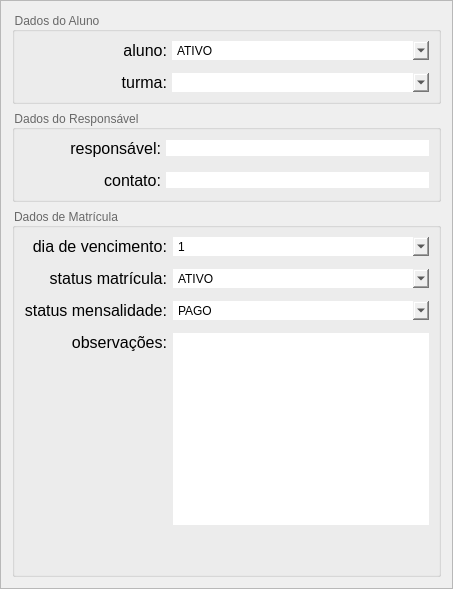
                        <widget class="QFrame" name="frame">
                         <property name="frameShape">
                          <enum>QFrame::StyledPanel</enum>
                         </property>
                         <property name="frameShadow">
                          <enum>QFrame::Raised</enum>
                         </property>
                         <layout class="QGridLayout" name="gridLayout_9">
                          <item row="2" column="0">
                           <widget class="QGroupBox" name="groupBox_dados_alunos">
                            <property name="maximumSize">
                             <size>
                              <width>500</width>
                              <height>16777215</height>
                             </size>
                            </property>
                            <property name="layoutDirection">
                             <enum>Qt::LeftToRight</enum>
                            </property>
                            <property name="styleSheet">
                             <string notr="true">QGroupBox{color: rgb(104, 104, 104)}
QLineEdit{background-color:white;border:0}
QLineEdit:hover{background-color: #e5e5e5}
</string>
                            </property>
                            <property name="title">
                             <string>Dados de Matrícula</string>
                            </property>
                            <property name="flat">
                             <bool>true</bool>
                            </property>
                            <property name="checkable">
                             <bool>false</bool>
                            </property>
                            <layout class="QGridLayout" name="gridLayout_13">
                             <property name="verticalSpacing">
                              <number>13</number>
                             </property>
                             <item row="6" column="0">
                              <widget class="QLabel" name="label_categoria_36">
                               <property name="minimumSize">
                                <size>
                                 <width>137</width>
                                 <height>0</height>
                                </size>
                               </property>
                               <property name="font">
                                <font>
                                 <family>Yu Gothic UI</family>
                                 <pointsize>12</pointsize>
                                </font>
                               </property>
                               <property name="text">
                                <string>observações:</string>
                               </property>
                               <property name="alignment">
                                <set>Qt::AlignRight|Qt::AlignTop|Qt::AlignTrailing</set>
                               </property>
                              </widget>
                             </item>
                             <item row="4" column="0">
                              <widget class="QLabel" name="label_categoria_39">
                               <property name="minimumSize">
                                <size>
                                 <width>137</width>
                                 <height>0</height>
                                </size>
                               </property>
                               <property name="font">
                                <font>
                                 <family>Yu Gothic UI</family>
                                 <pointsize>12</pointsize>
                                </font>
                               </property>
                               <property name="text">
                                <string>status matrícula:</string>
                               </property>
                               <property name="alignment">
                                <set>Qt::AlignRight|Qt::AlignTrailing|Qt::AlignVCenter</set>
                               </property>
                              </widget>
                             </item>
                             <item row="6" column="1">
                              <widget class="QTextEdit" name="entry_matriculas_obs">
                               <property name="styleSheet">
                                <string notr="true">QTextEdit {
	background-color: &quot;white&quot;;
	border: 0
}

QTextEdit:hover {
	background-color: #e5e5e5;
}</string>
                               </property>
                               <property name="html">
                                <string>&lt;!DOCTYPE HTML PUBLIC &quot;-//W3C//DTD HTML 4.0//EN&quot; &quot;http://www.w3.org/TR/REC-html40/strict.dtd&quot;&gt;
&lt;html&gt;&lt;head&gt;&lt;meta name=&quot;qrichtext&quot; content=&quot;1&quot; /&gt;&lt;style type=&quot;text/css&quot;&gt;
p, li { white-space: pre-wrap; }
&lt;/style&gt;&lt;/head&gt;&lt;body style=&quot; font-family:'MS Shell Dlg 2'; font-size:8.25pt; font-weight:400; font-style:normal;&quot;&gt;
&lt;p style=&quot;-qt-paragraph-type:empty; margin-top:0px; margin-bottom:0px; margin-left:0px; margin-right:0px; -qt-block-indent:0; text-indent:0px;&quot;&gt;&lt;br /&gt;&lt;/p&gt;&lt;/body&gt;&lt;/html&gt;</string>
                               </property>
                               <property name="placeholderText">
                                <string/>
                               </property>
                              </widget>
                             </item>
                             <item row="7" column="1">
                              <spacer name="verticalSpacer_8">
                               <property name="orientation">
                                <enum>Qt::Vertical</enum>
                               </property>
                               <property name="sizeHint" stdset="0">
                                <size>
                                 <width>20</width>
                                 <height>40</height>
                                </size>
                               </property>
                              </spacer>
                             </item>
                             <item row="2" column="0">
                              <widget class="QLabel" name="label_categoria_31">
                               <property name="minimumSize">
                                <size>
                                 <width>137</width>
                                 <height>0</height>
                                </size>
                               </property>
                               <property name="font">
                                <font>
                                 <family>Yu Gothic UI</family>
                                 <pointsize>12</pointsize>
                                </font>
                               </property>
                               <property name="text">
                                <string>dia de vencimento:</string>
                               </property>
                               <property name="alignment">
                                <set>Qt::AlignRight|Qt::AlignTrailing|Qt::AlignVCenter</set>
                               </property>
                              </widget>
                             </item>
                             <item row="4" column="1">
                              <widget class="QComboBox" name="entry_matriculas_status_matricula">
                               <property name="sizePolicy">
                                <sizepolicy hsizetype="Preferred" vsizetype="Preferred">
                                 <horstretch>0</horstretch>
                                 <verstretch>0</verstretch>
                                </sizepolicy>
                               </property>
                               <property name="layoutDirection">
                                <enum>Qt::LeftToRight</enum>
                               </property>
                               <property name="autoFillBackground">
                                <bool>false</bool>
                               </property>
                               <property name="styleSheet">
                                <string notr="true">QComboBox {
	background-color: &quot;white&quot;;
	border: 0;
}

QComboBox:hover {
	background-color: #e5e5e5;
}</string>
                               </property>
                               <property name="sizeAdjustPolicy">
                                <enum>QComboBox::AdjustToContentsOnFirstShow</enum>
                               </property>
                               <item>
                                <property name="text">
                                 <string>ATIVO</string>
                                </property>
                               </item>
                               <item>
                                <property name="text">
                                 <string>INATIVO</string>
                                </property>
                               </item>
                              </widget>
                             </item>
                             <item row="2" column="1">
                              <widget class="QComboBox" name="entry_matriculas_dia_vencimento">
                               <property name="sizePolicy">
                                <sizepolicy hsizetype="Preferred" vsizetype="Preferred">
                                 <horstretch>0</horstretch>
                                 <verstretch>0</verstretch>
                                </sizepolicy>
                               </property>
                               <property name="layoutDirection">
                                <enum>Qt::LeftToRight</enum>
                               </property>
                               <property name="autoFillBackground">
                                <bool>false</bool>
                               </property>
                               <property name="styleSheet">
                                <string notr="true">QComboBox {
	background-color: &quot;white&quot;;
	border: 0;
}

QComboBox:hover {
	background-color: #e5e5e5;
}</string>
                               </property>
                               <property name="sizeAdjustPolicy">
                                <enum>QComboBox::AdjustToContentsOnFirstShow</enum>
                               </property>
                               <item>
                                <property name="text">
                                 <string>1</string>
                                </property>
                               </item>
                               <item>
                                <property name="text">
                                 <string>2</string>
                                </property>
                               </item>
                               <item>
                                <property name="text">
                                 <string>3</string>
                                </property>
                               </item>
                               <item>
                                <property name="text">
                                 <string>4</string>
                                </property>
                               </item>
                               <item>
                                <property name="text">
                                 <string>5</string>
                                </property>
                               </item>
                               <item>
                                <property name="text">
                                 <string>6</string>
                                </property>
                               </item>
                               <item>
                                <property name="text">
                                 <string>7</string>
                                </property>
                               </item>
                               <item>
                                <property name="text">
                                 <string>8</string>
                                </property>
                               </item>
                               <item>
                                <property name="text">
                                 <string>9</string>
                                </property>
                               </item>
                               <item>
                                <property name="text">
                                 <string>10</string>
                                </property>
                               </item>
                               <item>
                                <property name="text">
                                 <string>11</string>
                                </property>
                               </item>
                               <item>
                                <property name="text">
                                 <string>12</string>
                                </property>
                               </item>
                               <item>
                                <property name="text">
                                 <string>13</string>
                                </property>
                               </item>
                               <item>
                                <property name="text">
                                 <string>14</string>
                                </property>
                               </item>
                               <item>
                                <property name="text">
                                 <string>15</string>
                                </property>
                               </item>
                               <item>
                                <property name="text">
                                 <string>16</string>
                                </property>
                               </item>
                               <item>
                                <property name="text">
                                 <string>17</string>
                                </property>
                               </item>
                               <item>
                                <property name="text">
                                 <string>18</string>
                                </property>
                               </item>
                               <item>
                                <property name="text">
                                 <string>19</string>
                                </property>
                               </item>
                               <item>
                                <property name="text">
                                 <string>20</string>
                                </property>
                               </item>
                               <item>
                                <property name="text">
                                 <string>21</string>
                                </property>
                               </item>
                               <item>
                                <property name="text">
                                 <string>22</string>
                                </property>
                               </item>
                               <item>
                                <property name="text">
                                 <string>23</string>
                                </property>
                               </item>
                               <item>
                                <property name="text">
                                 <string>24</string>
                                </property>
                               </item>
                               <item>
                                <property name="text">
                                 <string>25</string>
                                </property>
                               </item>
                               <item>
                                <property name="text">
                                 <string>26</string>
                                </property>
                               </item>
                               <item>
                                <property name="text">
                                 <string>27</string>
                                </property>
                               </item>
                               <item>
                                <property name="text">
                                 <string>28</string>
                                </property>
                               </item>
                               <item>
                                <property name="text">
                                 <string>29</string>
                                </property>
                               </item>
                               <item>
                                <property name="text">
                                 <string>30</string>
                                </property>
                               </item>
                              </widget>
                             </item>
                             <item row="5" column="0">
                              <widget class="QLabel" name="label_categoria_40">
                               <property name="minimumSize">
                                <size>
                                 <width>137</width>
                                 <height>0</height>
                                </size>
                               </property>
                               <property name="font">
                                <font>
                                 <family>Yu Gothic UI</family>
                                 <pointsize>12</pointsize>
                                </font>
                               </property>
                               <property name="text">
                                <string>status mensalidade:</string>
                               </property>
                               <property name="alignment">
                                <set>Qt::AlignRight|Qt::AlignTrailing|Qt::AlignVCenter</set>
                               </property>
                              </widget>
                             </item>
                             <item row="5" column="1">
                              <widget class="QComboBox" name="entry_matriculas_status_mensalidade">
                               <property name="sizePolicy">
                                <sizepolicy hsizetype="Preferred" vsizetype="Preferred">
                                 <horstretch>0</horstretch>
                                 <verstretch>0</verstretch>
                                </sizepolicy>
                               </property>
                               <property name="layoutDirection">
                                <enum>Qt::LeftToRight</enum>
                               </property>
                               <property name="autoFillBackground">
                                <bool>false</bool>
                               </property>
                               <property name="styleSheet">
                                <string notr="true">QComboBox {
	background-color: &quot;white&quot;;
	border: 0;
}

QComboBox:hover {
	background-color: #e5e5e5;
}</string>
                               </property>
                               <property name="sizeAdjustPolicy">
                                <enum>QComboBox::AdjustToContentsOnFirstShow</enum>
                               </property>
                               <item>
                                <property name="text">
                                 <string>PAGO</string>
                                </property>
                               </item>
                               <item>
                                <property name="text">
                                 <string>PENDENTE</string>
                                </property>
                               </item>
                               <item>
                                <property name="text">
                                 <string>VENCIDO</string>
                                </property>
                               </item>
                               <item>
                                <property name="text">
                                 <string>INADIMPLENTE</string>
                                </property>
                               </item>
                              </widget>
                             </item>
                            </layout>
                           </widget>
                          </item>
                          <item row="0" column="0">
                           <widget class="QGroupBox" name="groupBox_matricula">
                            <property name="maximumSize">
                             <size>
                              <width>500</width>
                              <height>16777215</height>
                             </size>
                            </property>
                            <property name="layoutDirection">
                             <enum>Qt::LeftToRight</enum>
                            </property>
                            <property name="styleSheet">
                             <string notr="true">QGroupBox{color: rgb(104, 104, 104)}
QLineEdit{background-color:white;border:0}
QLineEdit:hover{background-color: #e5e5e5}
</string>
                            </property>
                            <property name="title">
                             <string>Dados do Aluno</string>
                            </property>
                            <property name="flat">
                             <bool>true</bool>
                            </property>
                            <layout class="QGridLayout" name="gridLayout_15">
                             <property name="horizontalSpacing">
                              <number>5</number>
                             </property>
                             <property name="verticalSpacing">
                              <number>13</number>
                             </property>
                             <item row="2" column="0">
                              <widget class="QLabel" name="label_1">
                               <property name="minimumSize">
                                <size>
                                 <width>0</width>
                                 <height>0</height>
                                </size>
                               </property>
                               <property name="font">
                                <font>
                                 <family>Yu Gothic UI</family>
                                 <pointsize>12</pointsize>
                                </font>
                               </property>
                               <property name="text">
                                <string>aluno:</string>
                               </property>
                               <property name="alignment">
                                <set>Qt::AlignRight|Qt::AlignTrailing|Qt::AlignVCenter</set>
                               </property>
                              </widget>
                             </item>
                             <item row="3" column="0">
                              <widget class="QLabel" name="label_8">
                               <property name="minimumSize">
                                <size>
                                 <width>0</width>
                                 <height>0</height>
                                </size>
                               </property>
                               <property name="font">
                                <font>
                                 <family>Yu Gothic UI</family>
                                 <pointsize>12</pointsize>
                                </font>
                               </property>
                               <property name="text">
                                <string>turma:</string>
                               </property>
                               <property name="alignment">
                                <set>Qt::AlignRight|Qt::AlignTrailing|Qt::AlignVCenter</set>
                               </property>
                              </widget>
                             </item>
                             <item row="2" column="1">
                              <widget class="QComboBox" name="entry_matriculas_aluno">
                               <property name="sizePolicy">
                                <sizepolicy hsizetype="Preferred" vsizetype="Preferred">
                                 <horstretch>0</horstretch>
                                 <verstretch>0</verstretch>
                                </sizepolicy>
                               </property>
                               <property name="minimumSize">
                                <size>
                                 <width>257</width>
                                 <height>0</height>
                                </size>
                               </property>
                               <property name="layoutDirection">
                                <enum>Qt::LeftToRight</enum>
                               </property>
                               <property name="autoFillBackground">
                                <bool>false</bool>
                               </property>
                               <property name="styleSheet">
                                <string notr="true">QComboBox {
	background-color: &quot;white&quot;;
	border: 0;
}

QComboBox:hover {
	background-color: #e5e5e5;
}</string>
                               </property>
                               <property name="sizeAdjustPolicy">
                                <enum>QComboBox::AdjustToContentsOnFirstShow</enum>
                               </property>
                               <item>
                                <property name="text">
                                 <string>ATIVO</string>
                                </property>
                               </item>
                               <item>
                                <property name="text">
                                 <string>INATIVO</string>
                                </property>
                               </item>
                              </widget>
                             </item>
                             <item row="3" column="1">
                              <widget class="QComboBox" name="entry_matriculas_turma">
                               <property name="sizePolicy">
                                <sizepolicy hsizetype="Preferred" vsizetype="Preferred">
                                 <horstretch>0</horstretch>
                                 <verstretch>0</verstretch>
                                </sizepolicy>
                               </property>
                               <property name="layoutDirection">
                                <enum>Qt::LeftToRight</enum>
                               </property>
                               <property name="autoFillBackground">
                                <bool>false</bool>
                               </property>
                               <property name="styleSheet">
                                <string notr="true">QComboBox {
	background-color: &quot;white&quot;;
	border: 0;
}

QComboBox:hover {
	background-color: #e5e5e5;
}</string>
                               </property>
                               <property name="sizeAdjustPolicy">
                                <enum>QComboBox::AdjustToContentsOnFirstShow</enum>
                               </property>
                              </widget>
                             </item>
                            </layout>
                           </widget>
                          </item>
                          <item row="1" column="0">
                           <widget class="QGroupBox" name="groupBox_dados_responsavel">
                            <property name="maximumSize">
                             <size>
                              <width>500</width>
                              <height>16777215</height>
                             </size>
                            </property>
                            <property name="layoutDirection">
                             <enum>Qt::LeftToRight</enum>
                            </property>
                            <property name="styleSheet">
                             <string notr="true">QGroupBox{color: rgb(104, 104, 104)}
QLineEdit{background-color:white;border:0}
QLineEdit:hover{background-color: #e5e5e5}
</string>
                            </property>
                            <property name="title">
                             <string>Dados do Responsável</string>
                            </property>
                            <property name="flat">
                             <bool>true</bool>
                            </property>
                            <layout class="QGridLayout" name="gridLayout_14">
                             <property name="horizontalSpacing">
                              <number>5</number>
                             </property>
                             <property name="verticalSpacing">
                              <number>13</number>
                             </property>
                             <item row="2" column="0">
                              <widget class="QLabel" name="label_categoria_27">
                               <property name="minimumSize">
                                <size>
                                 <width>137</width>
                                 <height>0</height>
                                </size>
                               </property>
                               <property name="font">
                                <font>
                                 <family>Yu Gothic UI</family>
                                 <pointsize>12</pointsize>
                                </font>
                               </property>
                               <property name="text">
                                <string>contato:</string>
                               </property>
                               <property name="alignment">
                                <set>Qt::AlignRight|Qt::AlignTrailing|Qt::AlignVCenter</set>
                               </property>
                              </widget>
                             </item>
                             <item row="2" column="1">
                              <widget class="QLineEdit" name="entry_matriculas_contato">
                               <property name="layoutDirection">
                                <enum>Qt::LeftToRight</enum>
                               </property>
                               <property name="alignment">
                                <set>Qt::AlignCenter</set>
                               </property>
                              </widget>
                             </item>
                             <item row="0" column="0">
                              <widget class="QLabel" name="label_valor_7">
                               <property name="minimumSize">
                                <size>
                                 <width>137</width>
                                 <height>0</height>
                                </size>
                               </property>
                               <property name="font">
                                <font>
                                 <family>Yu Gothic UI</family>
                                 <pointsize>12</pointsize>
                                </font>
                               </property>
                               <property name="text">
                                <string>responsável:</string>
                               </property>
                               <property name="alignment">
                                <set>Qt::AlignRight|Qt::AlignTrailing|Qt::AlignVCenter</set>
                               </property>
                              </widget>
                             </item>
                             <item row="0" column="1">
                              <widget class="QLineEdit" name="entry_matriculas_responsavel"/>
                             </item>
                            </layout>
                           </widget>
                          </item>
                         </layout>
                        </widget>
